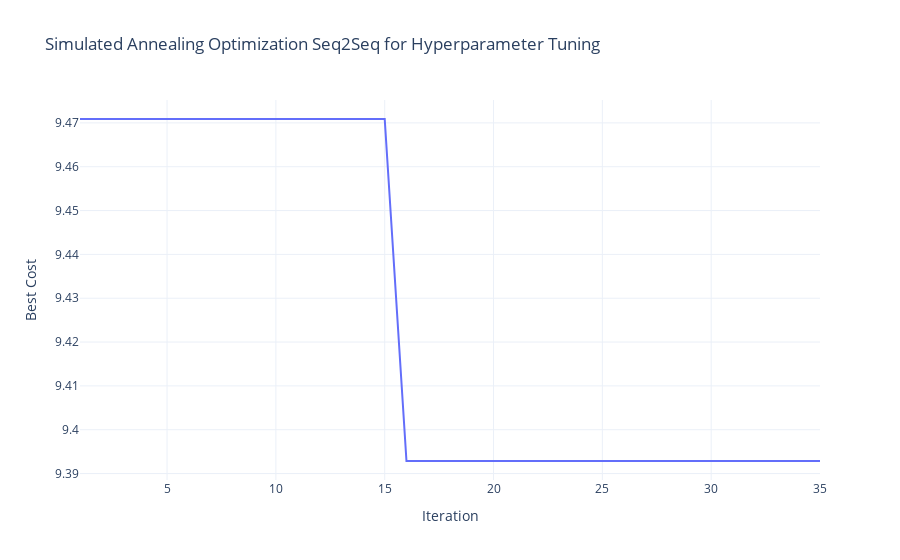

The code cell stored with this chart in its notebook:
### Code cell
param_bounds = {
    "encoder_type": ["RNN", "GRU", "LSTM"],
    "decoder_type": ["FC"],
    "hidden_size": (32, 128),
    "num_layers": (5, 30),
    "bidirectional": [True, False],
    "decoder_use_all_hidden": [True, False],
}

initial_params = ["RNN", "FC", 32, 5, True, True]
initial_temp = 10

def objective(params):
    encoder_type, decoder_type, hidden_size, num_layers, bidirectional, decoder_use_all_hidden = params

    encoder_config = RNNConfig(
        input_size=len(columns_to_select),
        hidden_size=hidden_size,
        num_layers=num_layers,
        bidirectional=bidirectional
    )

    decoder_config = RNNConfig(
        input_size=len(columns_to_select),
        hidden_size=hidden_size,
        num_layers=num_layers,
        bidirectional=bidirectional
    )

    rnn2fc_config = Seq2SeqConfig(
        encoder_type=encoder_type,
        decoder_type=decoder_type,
        encoder_params=encoder_config,
        decoder_params={"window_size": WINDOW, "horizon": HORIZON},
        decoder_use_all_hidden=decoder_use_all_hidden,
        learning_rate=1e-3,
    )

    model = Seq2SeqModel(rnn2fc_config)

    trainer = pl.Trainer(
        min_epochs=5,
        max_epochs=100,
        accelerator="gpu",
        devices=1,
        callbacks=[EarlyStopping(monitor="valid_loss", patience=10)],
    )

    trainer.fit(model, datamodule)

    predictions = trainer.predict(model, datamodule.test_dataloader())
    predictions = torch.cat(predictions).squeeze().detach().numpy()
    predictions = predictions * datamodule.train.std + datamodule.train.mean

    actuals = test["covidOccupiedMVBeds"].values

    assert actuals.shape == predictions.shape, "Mismatch in shapes between actuals and predictions"

    return np.mean(np.abs(actuals - predictions))

best_cost, best_params, cost_history = simulated_annealing(
    objective, initial_params, initial_temp, neighbor, n_iter, cooling_rate
)

logging.info(f"Best Parameters: {best_params}, Best Cost: {best_cost}")

fig = go.Figure()
fig.add_trace(go.Scatter(x=np.arange(1, len(cost_history) + 1), y=cost_history, mode="lines"))
fig.update_layout(
    title="Simulated Annealing Optimization Seq2Seq for Hyperparameter Tuning",
    xaxis_title="Iteration",
    yaxis_title="Best Cost",
    template="plotly_white",
)

fig.show()

encoder_type, decoder_type, hidden_size, num_layers, bidirectional, decoder_use_all_hidden = best_params

encoder_config = RNNConfig(
    input_size=len(columns_to_select),
    hidden_size=hidden_size,
    num_layers=num_layers,
    bidirectional=bidirectional
)

decoder_config = RNNConfig(
    input_size=len(columns_to_select),
    hidden_size=hidden_size,
    num_layers=num_layers,
    bidirectional=bidirectional
)

rnn2fc_config = Seq2SeqConfig(
    encoder_type=encoder_type,
    decoder_type=decoder_type,
    encoder_params=encoder_config,
    decoder_params={"window_size": WINDOW, "horizon": HORIZON},
    decoder_use_all_hidden=decoder_use_all_hidden,
    learning_rate=1e-3,
)

model = Seq2SeqModel(rnn2fc_config)
algorithm_name = f"Optimized Seq2Seq {encoder_type} (SA)"
metric_record, pred_df = train_and_evaluate(model, rnn2fc_config, datamodule, test, train, algorithm_name, metric_record, pred_df)

shutil.rmtree("lightning_logs")

### Figure 1 — Plotly figure (JSON) as saved in the notebook; plotly's stock layout.template omitted (floating-point values rounded to 4 significant figures)
{"data": [{"mode": "lines", "type": "scatter", "x": [1, 2, 3, 4, 5, 6, 7, 8, 9, 10, 11, 12, 13, 14, 15, 16, 17, 18, 19, 20, 21, 22, 23, 24, 25, 26, 27, 28, 29, 30, 31, 32, 33, 34, 35], "y": [9.471, 9.471, 9.471, 9.471, 9.471, 9.471, 9.471, 9.471, 9.471, 9.471, 9.471, 9.471, 9.471, 9.471, 9.471, 9.393, 9.393, 9.393, 9.393, 9.393, 9.393, 9.393, 9.393, 9.393, 9.393, 9.393, 9.393, 9.393, 9.393, 9.393, 9.393, 9.393, 9.393, 9.393, 9.393]}], "layout": {"title": {"text": "Simulated Annealing Optimization Seq2Seq for Hyperparameter Tuning"}, "xaxis": {"title": {"text": "Iteration"}}, "yaxis": {"title": {"text": "Best Cost"}}}}
